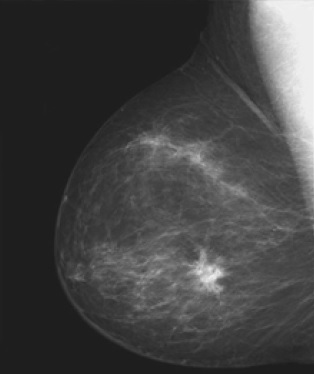
#> input picture Aula03_Lab/img/Laboratorio_3_1.jpg, 314 x 374 px, found by its file name
$ python Q_02.py
#> lines starting #> are read from the running program, lines starting #| are printed output that depends on the picture; long printed decimals are rounded
"""
Questão 02: Repita o Exercício anterior, porém agora utilizando o negativo da imagem Laboratorio_3_1.jpg.
"""

import os  # pacote de integração com o sistema operacional

# Importe de pacotes
from matplotlib import pyplot as plt
from skimage import exposure, util
from skimage.io import imread

# limpando a tela do terminal, or None é para evitar a exibição de retorno do comando
os.system('cls') or None

# Carregando I com uma matriz NumPy gerada com base na imagem Laboratorio_3_1.
I = imread('./img/Laboratorio_3_1.jpg', as_gray=True)
#> I is the input picture: shape (374, 314) float64; min 0.102, max 0.953, mean 0.26

# Negativando a imagem
I_neg = util.invert(I)
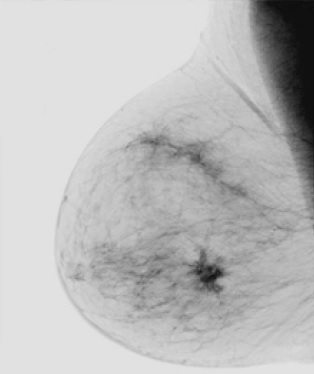
#> I_neg: shape (374, 314) float64; min 0.0471, max 0.898, mean 0.74

# Gerando o Histograma com base em I. A função histogram ira calcular o número de pixels de cada intervalo de intensidade
# (bin) da imagem. Comando e normalmente usado para analisar a  distribuição de intensidade de uma imagem.
hist, bin_centers = exposure.histogram(I_neg, normalize=False)
#> hist = 256 values, max 38858 at index 251, min 0 at index 6, mean 458.7; bin_centers = 256 values from 0.0487 to 0.896
l = hist.shape  # l recebe o tamanho do array "hist".
#> l = (256,)
x = range(l[0])  # número de bins para visualizar o histograma da imagem I.

# Para identificar o tom de cinza com maior frequência
gray_value = bin_centers[hist.argmax()]
#> gray_value = 0.883

# Para identificar a frequência da tonalidade de cinza mais comum
frequency = hist.max()
#> frequency = 38858

# Imprimir o resultado
print(
    f"A tonalidade de cinza com a maior frequência é {gray_value}, e ela apareceu é {frequency} vezes.")
#| A tonalidade de cinza com a maior frequência é 0.8831, e ela apareceu é 38858 vezes.

plt.figure()  # Criando uma nova figura com plotagem vazia
plt.title('Imagem em tons de cinza.')  # Definido um titulo para imagem
# Exibindo uma imagem 2D "I" utilizando uma paleta de cores cinza.
plt.imshow(I_neg, cmap='gray')

plt.figure(figsize=[20, 5])  # Criando uma nova figura com dimensões (20, 5).
plt.subplot(1, 3, 1)  # Criando um subgrupo de imagens com base na figura
plt.title('Histograma em um plote comum')  # Definido um titulo para imagem
# Plotando um gráfico de linhas usando os valores de x no eixo horizontal e hist no eixo vertical.
plt.plot(x, hist)

plt.subplot(1, 3, 2)  # Criando um subgrupo de imagens com base na figura
plt.title('Histograma em gráfico de barras')  # Definido um titulo para imagem
# Plotando um gráfico de linhas usando os valores de x no eixo horizontal e hist no eixo vertical.
plt.bar(x, hist)

plt.subplot(1, 3, 3)  # Criando um subgrupo de imagens com base na figura
# Definido um titulo para imagem
plt.title('Histograma em gráfico do tipo stem')
# Plotando um gráfico de linhas usando os valores de x no eixo horizontal e hist no eixo vertical.
plt.stem(x, hist)
plt.tight_layout()  # Ajuste automático no espaçamento entre subplots
plt.show()  # Exibindo todas as imagens criadas.
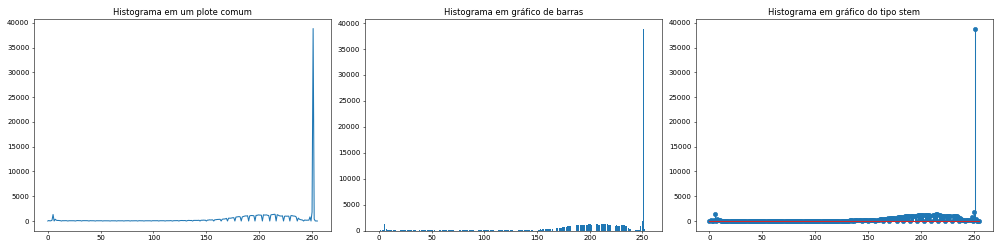
#> figure drawn by matplotlib, 3 panels; panel 1: curve peaks at x = 251, y = 38858; panel 2: tallest bar 38858 high, from x = 250.6 to 251.4; panel 3: curve peaks at x = 251, y = 38858

$ run again, with Aula03_Lab/img/Laboratorio_3_2.bmp saved as Aula03_Lab/img/Laboratorio_3_1.jpg
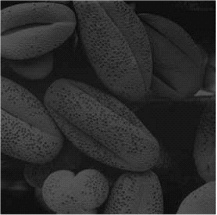
#> input picture Aula03_Lab/img/Laboratorio_3_2.bmp, 217 x 215 px, found by its file name
#> I is the input picture: shape (215, 217); min 0, max 255, mean 45.8
#> `I_neg = util.invert(I)`:
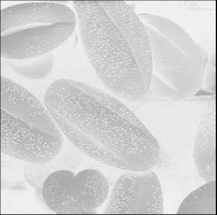
#> I_neg: shape (215, 217); min 0, max 255, mean 209.2
#> hist = 256 values, max 1707 at index 231, min 0 at index 1, mean 182.2; bin_centers = 256 values from 0 to 255
#> gray_value = 231
#> frequency = 1707
#| A tonalidade de cinza com a maior frequência é 231, e ela apareceu é 1707 vezes.
#> `plt.show()`:
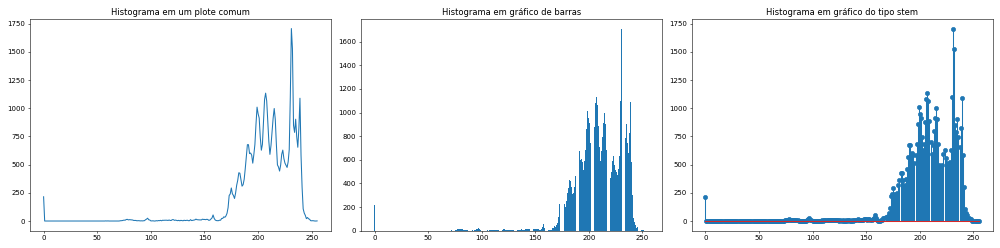
#> figure drawn by matplotlib, 3 panels; panel 1: curve peaks at x = 231, y = 1707; panel 2: tallest bar 1707 high, from x = 230.6 to 231.4; panel 3: curve peaks at x = 231, y = 1707
